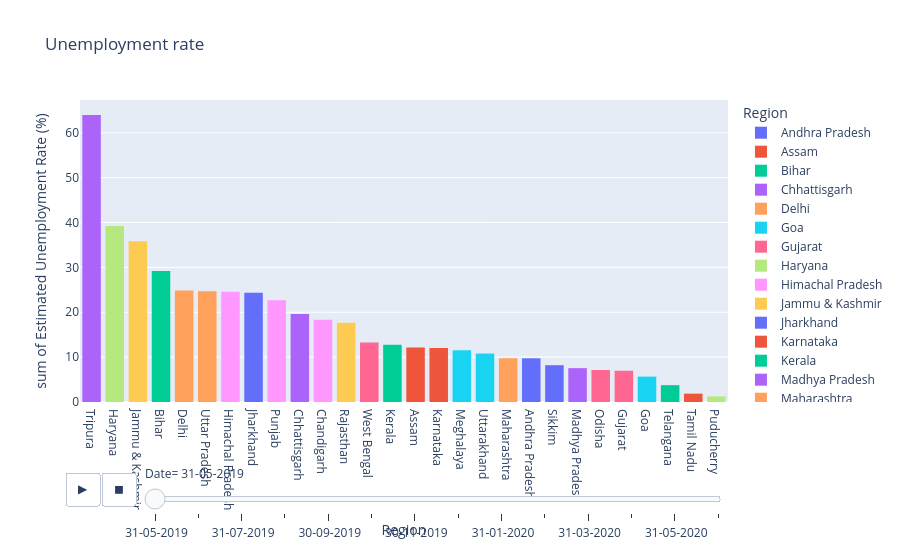

The notebook cell saved with this chart:
### Markdown cell above
# Histogram plot

### Code cell
fg = px.histogram(df,x='Region',y='Estimated Unemployment Rate (%)',color='Region',title='Unemployment rate',animation_frame='Date',template='plotly')
fg.update_layout(xaxis={'categoryorder':'total descending'})
fg.show()

### Figure 1 — Plotly figure (JSON) as saved in the notebook; plotly's stock layout.template omitted (floating-point values rounded to 4 significant figures)
{"data": [{"alignmentgroup": "True", "bingroup": "x", "histfunc": "sum", "hovertemplate": "Region=%{x}<br>Date= 31-05-2019<br>sum of Estimated Unemployment Rate (%)=%{y}<extra></extra>", "legendgroup": "Andhra Pradesh", "marker": {"color": "#636efa", "pattern": {"shape": ""}}, "name": "Andhra Pradesh", "offsetgroup": "Andhra Pradesh", "orientation": "v", "showlegend": true, "type": "histogram", "x": ["Andhra Pradesh", "Andhra Pradesh"], "xaxis": "x", "y": [3.65, 6.09], "yaxis": "y"}, {"alignmentgroup": "True", "bingroup": "x", "histfunc": "sum", "hovertemplate": "Region=%{x}<br>Date= 31-05-2019<br>sum of Estimated Unemployment Rate (%)=%{y}<extra></extra>", "legendgroup": "Assam", "marker": {"color": "#EF553B", "pattern": {"shape": ""}}, "name": "Assam", "offsetgroup": "Assam", "orientation": "v", "showlegend": true, "type": "histogram", "x": ["Assam", "Assam"], "xaxis": "x", "y": [4.29, 7.87], "yaxis": "y"}, {"alignmentgroup": "True", "bingroup": "x", "histfunc": "sum", "hovertemplate": "Region=%{x}<br>Date= 31-05-2019<br>sum of Estimated Unemployment Rate (%)=%{y}<extra></extra>", "legendgroup": "Bihar", "marker": {"color": "#00cc96", "pattern": {"shape": ""}}, "name": "Bihar", "offsetgroup": "Bihar", "orientation": "v", "showlegend": true, "type": "histogram", "x": ["Bihar", "Bihar"], "xaxis": "x", "y": [9.27, 19.9], "yaxis": "y"}, {"alignmentgroup": "True", "bingroup": "x", "histfunc": "sum", "hovertemplate": "Region=%{x}<br>Date= 31-05-2019<br>sum of Estimated Unemployment Rate (%)=%{y}<extra></extra>", "legendgroup": "Chhattisgarh", "marker": {"color": "#ab63fa", "pattern": {"shape": ""}}, "name": "Chhattisgarh", "offsetgroup": "Chhattisgarh", "orientation": "v", "showlegend": true, "type": "histogram", "x": ["Chhattisgarh", "Chhattisgarh"], "xaxis": "x", "y": [9.82, 9.77], "yaxis": "y"}, {"alignmentgroup": "True", "bingroup": "x", "histfunc": "sum", "hovertemplate": "Region=%{x}<br>Date= 31-05-2019<br>sum of Estimated Unemployment Rate (%)=%{y}<extra></extra>", "legendgroup": "Delhi", "marker": {"color": "#FFA15A", "pattern": {"shape": ""}}, "name": "Delhi", "offsetgroup": "Delhi", "orientation": "v", "showlegend": true, "type": "histogram", "x": ["Delhi", "Delhi"], "xaxis": "x", "y": [12.56, 12.31], "yaxis": "y"}, {"alignmentgroup": "True", "bingroup": "x", "histfunc": "sum", "hovertemplate": "Region=%{x}<br>Date= 31-05-2019<br>sum of Estimated Unemployment Rate (%)=%{y}<extra></extra>", "legendgroup": "Goa", "marker": {"color": "#19d3f3", "pattern": {"shape": ""}}, "name": "Goa", "offsetgroup": "Goa", "orientation": "v", "showlegend": true, "type": "histogram", "x": ["Goa", "Goa"], "xaxis": "x", "y": [2.91, 2.75], "yaxis": "y"}, {"alignmentgroup": "True", "bingroup": "x", "histfunc": "sum", "hovertemplate": "Region=%{x}<br>Date= 31-05-2019<br>sum of Estimated Unemployment Rate (%)=%{y}<extra></extra>", "legendgroup": "Gujarat", "marker": {"color": "#FF6692", "pattern": {"shape": ""}}, "name": "Gujarat", "offsetgroup": "Gujarat", "orientation": "v", "showlegend": true, "type": "histogram", "x": ["Gujarat", "Gujarat"], "xaxis": "x", "y": [2.88, 4.09], "yaxis": "y"}, {"alignmentgroup": "True", "bingroup": "x", "histfunc": "sum", "hovertemplate": "Region=%{x}<br>Date= 31-05-2019<br>sum of Estimated Unemployment Rate (%)=%{y}<extra></extra>", "legendgroup": "Haryana", "marker": {"color": "#B6E880", "pattern": {"shape": ""}}, "name": "Haryana", "offsetgroup": "Haryana", "orientation": "v", "showlegend": true, "type": "histogram", "x": ["Haryana", "Haryana"], "xaxis": "x", "y": [14.54, 24.67], "yaxis": "y"}, {"alignmentgroup": "True", "bingroup": "x", "histfunc": "sum", "hovertemplate": "Region=%{x}<br>Date= 31-05-2019<br>sum of Estimated Unemployment Rate (%)=%{y}<extra></extra>", "legendgroup": "Himachal Pradesh", "marker": {"color": "#FF97FF", "pattern": {"shape": ""}}, "name": "Himachal Pradesh", "offsetgroup": "Himachal Pradesh", "orientation": "v", "showlegend": true, "type": "histogram", "x": ["Himachal Pradesh", "Himachal Pradesh"], "xaxis": "x", "y": [13.68, 10.88], "yaxis": "y"}, {"alignmentgroup": "True", "bingroup": "x", "histfunc": "sum", "hovertemplate": "Region=%{x}<br>Date= 31-05-2019<br>sum of Estimated Unemployment Rate (%)=%{y}<extra></extra>", "legendgroup": "Jammu & Kashmir", "marker": {"color": "#FECB52", "pattern": {"shape": ""}}, "name": "Jammu & Kashmir", "offsetgroup": "Jammu & Kashmir", "orientation": "v", "showlegend": true, "type": "histogram", "x": ["Jammu & Kashmir", "Jammu & Kashmir"], "xaxis": "x", "y": [12.78, 23.04], "yaxis": "y"}, {"alignmentgroup": "True", "bingroup": "x", "histfunc": "sum", "hovertemplate": "Region=%{x}<br>Date= 31-05-2019<br>sum of Estimated Unemployment Rate (%)=%{y}<extra></extra>", "legendgroup": "Jharkhand", "marker": {"color": "#636efa", "pattern": {"shape": ""}}, "name": "Jharkhand", "offsetgroup": "Jharkhand", "orientation": "v", "showlegend": true, "type": "histogram", "x": ["Jharkhand", "Jharkhand"], "xaxis": "x", "y": [7.11, 17.23], "yaxis": "y"}, {"alignmentgroup": "True", "bingroup": "x", "histfunc": "sum", "hovertemplate": "Region=%{x}<br>Date= 31-05-2019<br>sum of Estimated Unemployment Rate (%)=%{y}<extra></extra>", "legendgroup": "Karnataka", "marker": {"color": "#EF553B", "pattern": {"shape": ""}}, "name": "Karnataka", "offsetgroup": "Karnataka", "orientation": "v", "showlegend": true, "type": "histogram", "x": ["Karnataka", "Karnataka"], "xaxis": "x", "y": [5.46, 6.56], "yaxis": "y"}, {"alignmentgroup": "True", "bingroup": "x", "histfunc": "sum", "hovertemplate": "Region=%{x}<br>Date= 31-05-2019<br>sum of Estimated Unemployment Rate (%)=%{y}<extra></extra>", "legendgroup": "Kerala", "marker": {"color": "#00cc96", "pattern": {"shape": ""}}, "name": "Kerala", "offsetgroup": "Kerala", "orientation": "v", "showlegend": true, "type": "histogram", "x": ["Kerala", "Kerala"], "xaxis": "x", "y": [6.63, 6.11], "yaxis": "y"}, {"alignmentgroup": "True", "bingroup": "x", "histfunc": "sum", "hovertemplate": "Region=%{x}<br>Date= 31-05-2019<br>sum of Estimated Unemployment Rate (%)=%{y}<extra></extra>", "legendgroup": "Madhya Pradesh", "marker": {"color": "#ab63fa", "pattern": {"shape": ""}}, "name": "Madhya Pradesh", "offsetgroup": "Madhya Pradesh", "orientation": "v", "showlegend": true, "type": "histogram", "x": ["Madhya Pradesh", "Madhya Pradesh"], "xaxis": "x", "y": [3.63, 3.91], "yaxis": "y"}, {"alignmentgroup": "True", "bingroup": "x", "histfunc": "sum", "hovertemplate": "Region=%{x}<br>Date= 31-05-2019<br>sum of Estimated Unemployment Rate (%)=%{y}<extra></extra>", "legendgroup": "Maharashtra", "marker": {"color": "#FFA15A", "pattern": {"shape": ""}}, "name": "Maharashtra", "offsetgroup": "Maharashtra", "orientation": "v", "showlegend": true, "type": "histogram", "x": ["Maharashtra", "Maharashtra"], "xaxis": "x", "y": [3.67, 6.08], "yaxis": "y"}, {"alignmentgroup": "True", "bingroup": "x", "histfunc": "sum", "hovertemplate": "Region=%{x}<br>Date= 31-05-2019<br>sum of Estimated Unemployment Rate (%)=%{y}<extra></extra>", "legendgroup": "Meghalaya", "marker": {"color": "#19d3f3", "pattern": {"shape": ""}}, "name": "Meghalaya", "offsetgroup": "Meghalaya", "orientation": "v", "showlegend": true, "type": "histogram", "x": ["Meghalaya", "Meghalaya"], "xaxis": "x", "y": [3.16, 8.4], "yaxis": "y"}, {"alignmentgroup": "True", "bingroup": "x", "histfunc": "sum", "hovertemplate": "Region=%{x}<br>Date= 31-05-2019<br>sum of Estimated Unemployment Rate (%)=%{y}<extra></extra>", "legendgroup": "Odisha", "marker": {"color": "#FF6692", "pattern": {"shape": ""}}, "name": "Odisha", "offsetgroup": "Odisha", "orientation": "v", "showlegend": true, "type": "histogram", "x": ["Odisha", "Odisha"], "xaxis": "x", "y": [4.17, 2.95], "yaxis": "y"}, {"alignmentgroup": "True", "bingroup": "x", "histfunc": "sum", "hovertemplate": "Region=%{x}<br>Date= 31-05-2019<br>sum of Estimated Unemployment Rate (%)=%{y}<extra></extra>", "legendgroup": "Puducherry", "marker": {"color": "#B6E880", "pattern": {"shape": ""}}, "name": "Puducherry", "offsetgroup": "Puducherry", "orientation": "v", "showlegend": true, "type": "histogram", "x": ["Puducherry", "Puducherry"], "xaxis": "x", "y": [0, 1.25], "yaxis": "y"}, {"alignmentgroup": "True", "bingroup": "x", "histfunc": "sum", "hovertemplate": "Region=%{x}<br>Date= 31-05-2019<br>sum of Estimated Unemployment Rate (%)=%{y}<extra></extra>", "legendgroup": "Punjab", "marker": {"color": "#FF97FF", "pattern": {"shape": ""}}, "name": "Punjab", "offsetgroup": "Punjab", "orientation": "v", "showlegend": true, "type": "histogram", "x": ["Punjab", "Punjab"], "xaxis": "x", "y": [9.17, 13.49], "yaxis": "y"}, {"alignmentgroup": "True", "bingroup": "x", "histfunc": "sum", "hovertemplate": "Region=%{x}<br>Date= 31-05-2019<br>sum of Estimated Unemployment Rate (%)=%{y}<extra></extra>", "legendgroup": "Rajasthan", "marker": {"color": "#FECB52", "pattern": {"shape": ""}}, "name": "Rajasthan", "offsetgroup": "Rajasthan", "orientation": "v", "showlegend": true, "type": "histogram", "x": ["Rajasthan", "Rajasthan"], "xaxis": "x", "y": [4.03, 13.62], "yaxis": "y"}, {"alignmentgroup": "True", "bingroup": "x", "histfunc": "sum", "hovertemplate": "Region=%{x}<br>Date= 31-05-2019<br>sum of Estimated Unemployment Rate (%)=%{y}<extra></extra>", "legendgroup": "Sikkim", "marker": {"color": "#636efa", "pattern": {"shape": ""}}, "name": "Sikkim", "offsetgroup": "Sikkim", "orientation": "v", "showlegend": true, "type": "histogram", "x": ["Sikkim"], "xaxis": "x", "y": [8.2], "yaxis": "y"}, {"alignmentgroup": "True", "bingroup": "x", "histfunc": "sum", "hovertemplate": "Region=%{x}<br>Date= 31-05-2019<br>sum of Estimated Unemployment Rate (%)=%{y}<extra></extra>", "legendgroup": "Tamil Nadu", "marker": {"color": "#EF553B", "pattern": {"shape": ""}}, "name": "Tamil Nadu", "offsetgroup": "Tamil Nadu", "orientation": "v", "showlegend": true, "type": "histogram", "x": ["Tamil Nadu", "Tamil Nadu"], "xaxis": "x", "y": [0.97, 0.89], "yaxis": "y"}, {"alignmentgroup": "True", "bingroup": "x", "histfunc": "sum", "hovertemplate": "Region=%{x}<br>Date= 31-05-2019<br>sum of Estimated Unemployment Rate (%)=%{y}<extra></extra>", "legendgroup": "Telangana", "marker": {"color": "#00cc96", "pattern": {"shape": ""}}, "name": "Telangana", "offsetgroup": "Telangana", "orientation": "v", "showlegend": true, "type": "histogram", "x": ["Telangana", "Telangana"], "xaxis": "x", "y": [2.23, 1.52], "yaxis": "y"}, {"alignmentgroup": "True", "bingroup": "x", "histfunc": "sum", "hovertemplate": "Region=%{x}<br>Date= 31-05-2019<br>sum of Estimated Unemployment Rate (%)=%{y}<extra></extra>", "legendgroup": "Tripura", "marker": {"color": "#ab63fa", "pattern": {"shape": ""}}, "name": "Tripura", "offsetgroup": "Tripura", "orientation": "v", "showlegend": true, "type": "histogram", "x": ["Tripura", "Tripura"], "xaxis": "x", "y": [29.25, 34.69], "yaxis": "y"}, {"alignmentgroup": "True", "bingroup": "x", "histfunc": "sum", "hovertemplate": "Region=%{x}<br>Date= 31-05-2019<br>sum of Estimated Unemployment Rate (%)=%{y}<extra></extra>", "legendgroup": "Uttar Pradesh", "marker": {"color": "#FFA15A", "pattern": {"shape": ""}}, "name": "Uttar Pradesh", "offsetgroup": "Uttar Pradesh", "orientation": "v", "showlegend": true, "type": "histogram", "x": ["Uttar Pradesh", "Uttar Pradesh"], "xaxis": "x", "y": [10.26, 14.4], "yaxis": "y"}, {"alignmentgroup": "True", "bingroup": "x", "histfunc": "sum", "hovertemplate": "Region=%{x}<br>Date= 31-05-2019<br>sum of Estimated Unemployment Rate (%)=%{y}<extra></extra>", "legendgroup": "Uttarakhand", "marker": {"color": "#19d3f3", "pattern": {"shape": ""}}, "name": "Uttarakhand", "offsetgroup": "Uttarakhand", "orientation": "v", "showlegend": true, "type": "histogram", "x": ["Uttarakhand", "Uttarakhand"], "xaxis": "x", "y": [1.63, 9.17], "yaxis": "y"}, {"alignmentgroup": "True", "bingroup": "x", "histfunc": "sum", "hovertemplate": "Region=%{x}<br>Date= 31-05-2019<br>sum of Estimated Unemployment Rate (%)=%{y}<extra></extra>", "legendgroup": "West Bengal", "marker": {"color": "#FF6692", "pattern": {"shape": ""}}, "name": "West Bengal", "offsetgroup": "West Bengal", "orientation": "v", "showlegend": true, "type": "histogram", "x": ["West Bengal", "West Bengal"], "xaxis": "x", "y": [6.02, 7.25], "yaxis": "y"}, {"alignmentgroup": "True", "bingroup": "x", "histfunc": "sum", "hovertemplate": "Region=%{x}<br>Date= 31-05-2019<br>sum of Estimated Unemployment Rate (%)=%{y}<extra></extra>", "legendgroup": "Chandigarh", "marker": {"color": "#FF97FF", "pattern": {"shape": ""}}, "name": "Chandigarh", "offsetgroup": "Chandigarh", "orientation": "v", "showlegend": true, "type": "histogram", "x": ["Chandigarh"], "xaxis": "x", "y": [18.35], "yaxis": "y"}], "layout": {"barmode": "relative", "legend": {"title": {"text": "Region"}, "tracegroupgap": 0}, "sliders": [{"active": 0, "currentvalue": {"prefix": "Date="}, "len": 0.9, "pad": {"b": 10, "t": 60}, "steps": [{"args": [[" 31-05-2019"], {"frame": {"duration": 0, "redraw": true}, "fromcurrent": true, "mode": "immediate", "transition": {"duration": 0, "easing": "linear"}}], "label": " 31-05-2019", "method": "animate"}, {"args": [[" 30-06-2019"], {"frame": {"duration": 0, "redraw": true}, "fromcurrent": true, "mode": "immediate", "transition": {"duration": 0, "easing": "linear"}}], "label": " 30-06-2019", "method": "animate"}, {"args": [[" 31-07-2019"], {"frame": {"duration": 0, "redraw": true}, "fromcurrent": true, "mode": "immediate", "transition": {"duration": 0, "easing": "linear"}}], "label": " 31-07-2019", "method": "animate"}, {"args": [[" 31-08-2019"], {"frame": {"duration": 0, "redraw": true}, "fromcurrent": true, "mode": "immediate", "transition": {"duration": 0, "easing": "linear"}}], "label": " 31-08-2019", "method": "animate"}, {"args": [[" 30-09-2019"], {"frame": {"duration": 0, "redraw": true}, "fromcurrent": true, "mode": "immediate", "transition": {"duration": 0, "easing": "linear"}}], "label": " 30-09-2019", "method": "animate"}, {"args": [[" 31-10-2019"], {"frame": {"duration": 0, "redraw": true}, "fromcurrent": true, "mode": "immediate", "transition": {"duration": 0, "easing": "linear"}}], "label": " 31-10-2019", "method": "animate"}, {"args": [[" 30-11-2019"], {"frame": {"duration": 0, "redraw": true}, "fromcurrent": true, "mode": "immediate", "transition": {"duration": 0, "easing": "linear"}}], "label": " 30-11-2019", "method": "animate"}, {"args": [[" 31-12-2019"], {"frame": {"duration": 0, "redraw": true}, "fromcurrent": true, "mode": "immediate", "transition": {"duration": 0, "easing": "linear"}}], "label": " 31-12-2019", "method": "animate"}, {"args": [[" 31-01-2020"], {"frame": {"duration": 0, "redraw": true}, "fromcurrent": true, "mode": "immediate", "transition": {"duration": 0, "easing": "linear"}}], "label": " 31-01-2020", "method": "animate"}, {"args": [[" 29-02-2020"], {"frame": {"duration": 0, "redraw": true}, "fromcurrent": true, "mode": "immediate", "transition": {"duration": 0, "easing": "linear"}}], "label": " 29-02-2020", "method": "animate"}, {"args": [[" 31-03-2020"], {"frame": {"duration": 0, "redraw": true}, "fromcurrent": true, "mode": "immediate", "transition": {"duration": 0, "easing": "linear"}}], "label": " 31-03-2020", "method": "animate"}, {"args": [[" 30-04-2020"], {"frame": {"duration": 0, "redraw": true}, "fromcurrent": true, "mode": "immediate", "transition": {"duration": 0, "easing": "linear"}}], "label": " 30-04-2020", "method": "animate"}, {"args": [[" 31-05-2020"], {"frame": {"duration": 0, "redraw": true}, "fromcurrent": true, "mode": "immediate", "transition": {"duration": 0, "easing": "linear"}}], "label": " 31-05-2020", "method": "animate"}, {"args": [[" 30-06-2020"], {"frame": {"duration": 0, "redraw": true}, "fromcurrent": true, "mode": "immediate", "transition": {"duration": 0, "easing": "linear"}}], "label": " 30-06-2020", "method": "animate"}], "x": 0.1, "xanchor": "left", "y": 0, "yanchor": "top"}], "title": {"text": "Unemployment rate"}, "updatemenus": [{"buttons": [{"args": [null, {"frame": {"duration": 500, "redraw": true}, "fromcurrent": true, "mode": "immediate", "transition": {"duration": 500, "easing": "linear"}}], "label": "&#9654;", "method": "animate"}, {"args": [[null], {"frame": {"duration": 0, "redraw": true}, "fromcurrent": true, "mode": "immediate", "transition": {"duration": 0, "easing": "linear"}}], "label": "&#9724;", "method": "animate"}], "direction": "left", "pad": {"r": 10, "t": 70}, "showactive": false, "type": "buttons", "x": 0.1, "xanchor": "right", "y": 0, "yanchor": "top"}], "xaxis": {"anchor": "y", "categoryarray": ["Andhra Pradesh", "Assam", "Bihar", "Chhattisgarh", "Delhi", "Goa", "Gujarat", "Haryana", "Himachal Pradesh", "Jammu & Kashmir", "Jharkhand", "Karnataka", "Kerala", "Madhya Pradesh", "Maharashtra", "Meghalaya", "Odisha", "Puducherry", "Punjab", "Rajasthan", "Sikkim", "Tamil Nadu", "Telangana", "Tripura", "Uttar Pradesh", "Uttarakhand", "West Bengal", null, "Chandigarh"], "categoryorder": "total descending", "domain": [0, 1], "title": {"text": "Region"}}, "yaxis": {"anchor": "x", "domain": [0, 1], "title": {"text": "sum of Estimated Unemployment Rate (%)"}}}}
